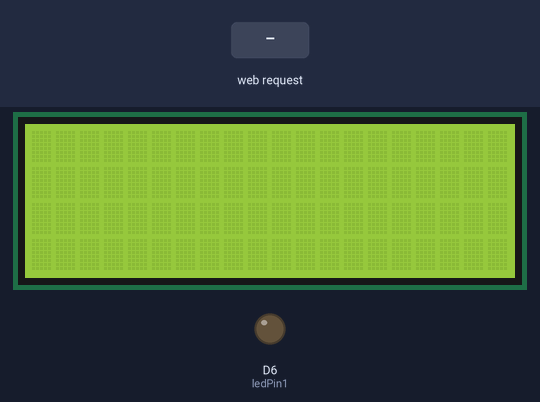
The sketch below on a simulated ESP8266 (NodeMCU). On the bench: 20×4 character LCD, output pins drawn as LEDs (lit = HIGH). Inputs (shaded band) come from the test bench. WiFi joins after 1.5 s; servers stay silent unless stated; what the sketch prints to the serial monitor is not drawn.

Above: at 2.8 s.
2.9 s: HTTP request GET /ON received
At 5.0 s:
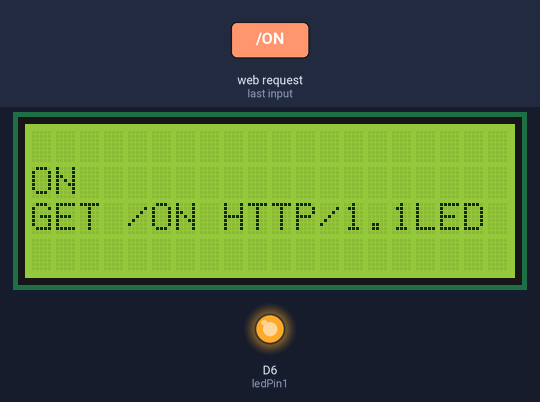
5.3 s: HTTP request GET /OFF received
At 6.7 s:
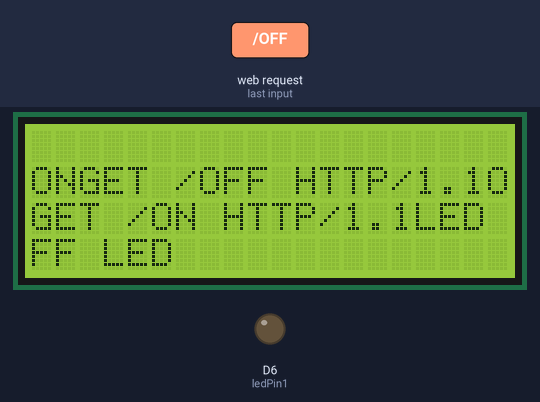
7.6 s: HTTP request GET /ON received
At 9.3 s:
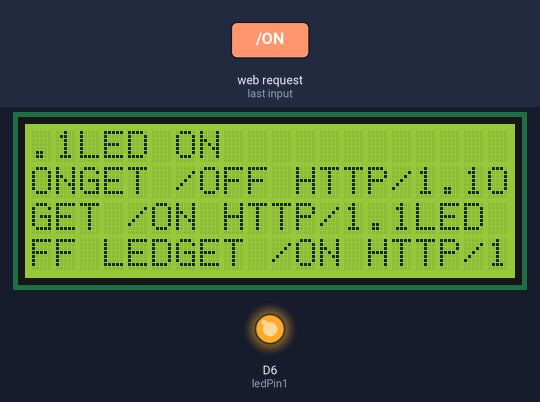
10.0 s: HTTP request GET /OFF received
At 12.0 s:
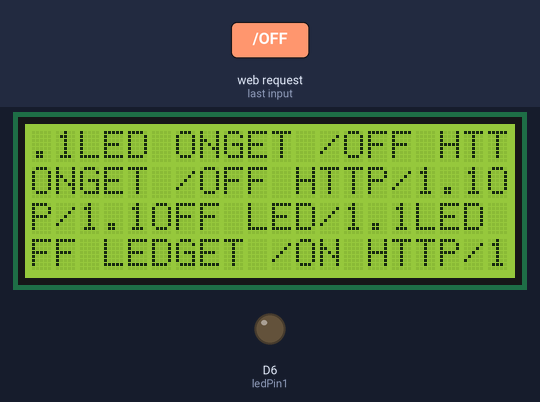
12.3 s: HTTP request GET /ON received
At 13.5 s:
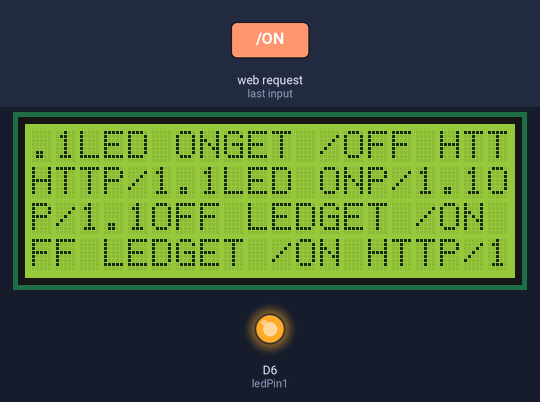
14.6 s: HTTP request GET /OFF received
At 16.2 s:
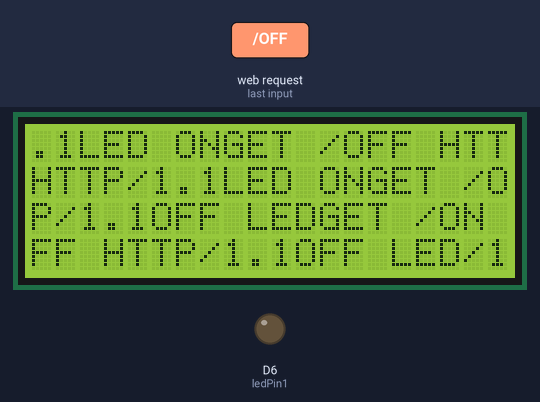
Timing chart, 0 to 17.7 s (numbered marks = the images above; inputs shaded):
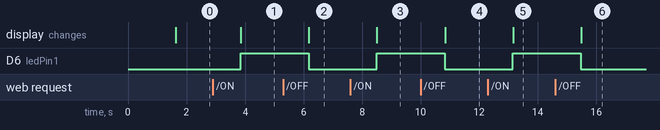

Measured:
- after the input at 2.9 s, D6 (ledPin1): LOW → HIGH after 0.95 s; the display: changes after 0.96 s (image 1)
- after the input at 5.3 s, D6 (ledPin1): HIGH → LOW after 0.88 s; the display: changes after 0.88 s (image 2)
- after the input at 7.6 s, D6 (ledPin1): LOW → HIGH after 0.90 s; the display: changes after 0.91 s (image 3)
- after the input at 10.0 s, D6 (ledPin1): HIGH → LOW after 0.83 s; the display: changes after 0.83 s (image 4)
- after the input at 12.3 s, D6 (ledPin1): LOW → HIGH after 0.85 s; the display: changes after 0.86 s (image 5)
- after the input at 14.6 s, D6 (ledPin1): HIGH → LOW after 0.88 s; the display: changes after 0.88 s (image 6)

The sketch:

sketch_jun_l293d.ino
```cpp
#include <ESP8266WiFi.h>
 #include <Wire.h>
#include <LiquidCrystal_I2C.h>

LiquidCrystal_I2C lcd(0x3F,20,4);  // set the LCD address to 0x27 for a 16 chars and 2 line display

const char* ssid ="IOT";
const char* pwd = "ELECSTARK";
int ledPin1 = D6;

WiFiServer server(80);

void setup() {
  Serial.begin(115200);
  pinMode(ledPin1, OUTPUT);
  digitalWrite(ledPin1, LOW);


  // Connect to WiFi network
  Serial.print("Connecting to ");
  lcd.print("connrcting to");
  Serial.println(ssid);

  WiFi.begin(ssid, pwd);


    while (WiFi.status() != WL_CONNECTED) {
    delay(500);
    Serial.print(".");

  }
  Serial.println("");
  Serial.println("WiFi connected");
  // Start the server
  server.begin();
  Serial.println("Server started");

  // Print the IP address
  Serial.print("Use this URL : ");
  Serial.print("http://");
  Serial.print(WiFi.localIP());//nodemcu
  Serial.println("/");
  lcd.init();                      // initialize the lcd
  lcd.init();
  // Print a message to the LCD.
  lcd.backlight();
  lcd.setCursor(0,2);

}

void loop() {

  WiFiClient client = server.available();

  // Read the first line of the request
  String request = client.readStringUntil('\r');
  Serial.println(request);
  lcd.print(request);
  client.flush();

  // Match the request

  //int value = LOW;
  if (request.indexOf("/ON") != -1) //Forward
  {
    digitalWrite(ledPin1, HIGH);

    Serial.println("ON LED");
    lcd.print( "LED ON");
  }
  if (request.indexOf("/OFF") != -1) // Rev
  {
       digitalWrite(ledPin1, LOW);

    Serial.println("OFF LED");
    lcd.print("OFF LED");
  }


  // Return the response
  client.println("HTTP/1.1 200 OK");
  client.println("Content-Type: text/html");
  client.println(""); //  do not forget this one
  client.println("<!DOCTYPE HTML>");
  client.println("<head><meta name=\"viewport\" content=\"width=device-width, initial-scale=1\">");
  client.println("<link rel=\"icon\" href=\"data:,\">");


  client.print(" <h1> One LED ON OFF </h1> ");

    client.println("<p><a href=\"/ON\"><button class=\"button\"> ON</button></a></p>");
            client.print("<p><a href=\"/OFF\"><button class=\"button\">OFF</button></a></p>");

   client.println("<html>");


  delay(100);

  Serial.println("");
}
```
